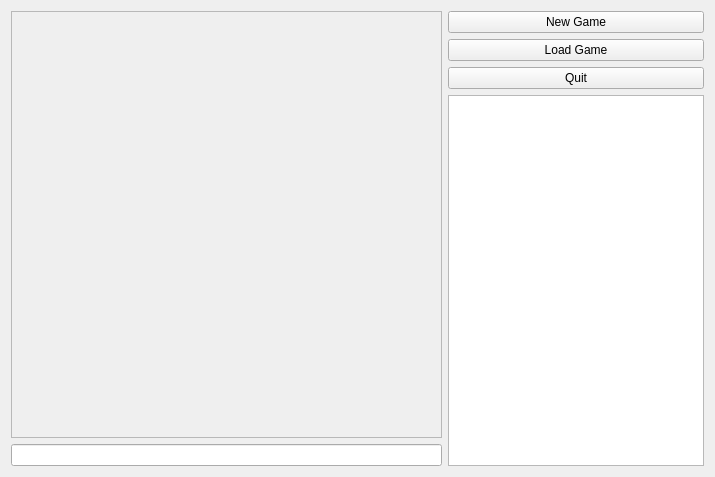
<?xml version="1.0" encoding="UTF-8"?>
<ui version="4.0">
 <class>MainWindowSample</class>
 <widget class="QWidget" name="MainWindowSample">
  <property name="geometry">
   <rect>
    <x>0</x>
    <y>0</y>
    <width>715</width>
    <height>477</height>
   </rect>
  </property>
  <property name="sizePolicy">
   <sizepolicy hsizetype="Preferred" vsizetype="Preferred">
    <horstretch>0</horstretch>
    <verstretch>0</verstretch>
   </sizepolicy>
  </property>
  <property name="windowTitle">
   <string>Form</string>
  </property>
  <layout class="QHBoxLayout" name="horizontalLayout" stretch="90,0">
   <item>
    <layout class="QVBoxLayout" name="verticalLayout_2">
     <item>
      <widget class="QFrame" name="frame">
       <property name="frameShape">
        <enum>QFrame::StyledPanel</enum>
       </property>
       <property name="frameShadow">
        <enum>QFrame::Raised</enum>
       </property>
      </widget>
     </item>
     <item>
      <widget class="QLineEdit" name="lineEdit"/>
     </item>
    </layout>
   </item>
   <item>
    <layout class="QVBoxLayout" name="verticalLayout">
     <item>
      <widget class="QPushButton" name="newGameButton">
       <property name="text">
        <string>New Game</string>
       </property>
      </widget>
     </item>
     <item>
      <widget class="QPushButton" name="loadGameButton">
       <property name="text">
        <string>Load Game</string>
       </property>
      </widget>
     </item>
     <item>
      <widget class="QPushButton" name="quitGameButton">
       <property name="text">
        <string>Quit</string>
       </property>
      </widget>
     </item>
     <item>
      <widget class="QTextBrowser" name="textBrowser"/>
     </item>
    </layout>
   </item>
  </layout>
 </widget>
 <resources/>
 <connections/>
</ui>
